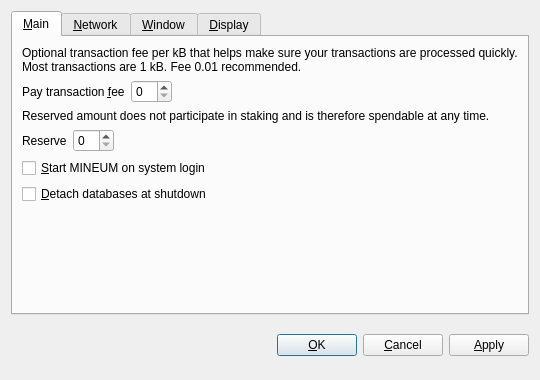
<?xml version="1.0" encoding="UTF-8"?>
<ui version="4.0">
 <class>OptionsDialog</class>
 <widget class="QDialog" name="OptionsDialog">
  <property name="geometry">
   <rect>
    <x>0</x>
    <y>0</y>
    <width>540</width>
    <height>380</height>
   </rect>
  </property>
  <property name="windowTitle">
   <string>Options</string>
  </property>
  <property name="modal">
   <bool>true</bool>
  </property>
  <layout class="QVBoxLayout" name="verticalLayout">
   <item>
    <widget class="QTabWidget" name="tabWidget">
     <property name="tabPosition">
      <enum>QTabWidget::North</enum>
     </property>
     <property name="currentIndex">
      <number>0</number>
     </property>
     <widget class="QWidget" name="tabMain">
      <attribute name="title">
       <string>&amp;Main</string>
      </attribute>
      <layout class="QVBoxLayout" name="verticalLayout_Main">
       <item>
        <widget class="QLabel" name="transactionFeeInfoLabel">
         <property name="text">
          <string>Optional transaction fee per kB that helps make sure your transactions are processed quickly. Most transactions are 1 kB. Fee 0.01 recommended.</string>
         </property>
         <property name="textFormat">
          <enum>Qt::PlainText</enum>
         </property>
         <property name="wordWrap">
          <bool>true</bool>
         </property>
        </widget>
       </item>
       <item>
        <layout class="QHBoxLayout" name="horizontalLayoutFee">
         <item>
          <widget class="QLabel" name="transactionFeeLabel">
           <property name="text">
            <string>Pay transaction &amp;fee</string>
           </property>
           <property name="textFormat">
            <enum>Qt::PlainText</enum>
           </property>
           <property name="buddy">
            <cstring>transactionFee</cstring>
           </property>
          </widget>
         </item>
         <item>
          <widget class="BitcoinAmountField" name="transactionFee"/>
         </item>
         <item>
          <spacer name="horizontalSpacerFee">
           <property name="orientation">
            <enum>Qt::Horizontal</enum>
           </property>
           <property name="sizeHint" stdset="0">
            <size>
             <width>40</width>
             <height>20</height>
            </size>
           </property>
          </spacer>
         </item>
        </layout>
       </item>
       <item>
        <widget class="QLabel" name="reserveBalanceInfoLabel">
         <property name="text">
          <string>Reserved amount does not participate in staking and is therefore spendable at any time.</string>
         </property>
         <property name="textFormat">
          <enum>Qt::PlainText</enum>
         </property>
         <property name="wordWrap">
          <bool>true</bool>
         </property>
        </widget>
       </item>
       <item>
        <layout class="QHBoxLayout" name="horizontalLayoutReserveBalance">
         <item>
          <widget class="QLabel" name="reserveBalanceLabel">
           <property name="text">
            <string>Reserve</string>
           </property>
           <property name="textFormat">
            <enum>Qt::PlainText</enum>
           </property>
           <property name="buddy">
            <cstring>reserveBalance</cstring>
           </property>
          </widget>
         </item>
         <item>
          <widget class="BitcoinAmountField" name="reserveBalance"/>
         </item>
         <item>
          <spacer name="horizontalSpacerReserveBalance">
           <property name="orientation">
            <enum>Qt::Horizontal</enum>
           </property>
           <property name="sizeHint" stdset="0">
            <size>
             <width>40</width>
             <height>20</height>
            </size>
           </property>
          </spacer>
         </item>
        </layout>
       </item>
       <item>
        <widget class="QCheckBox" name="bitcoinAtStartup">
         <property name="toolTip">
          <string>Automatically start MINEUM after logging in to the system.</string>
         </property>
         <property name="text">
          <string>&amp;Start MINEUM on system login</string>
         </property>
        </widget>
       </item>
       <item>
        <widget class="QCheckBox" name="detachDatabases">
         <property name="toolTip">
          <string>Detach block and address databases at shutdown. This means they can be moved to another data directory, but it slows down shutdown. The wallet is always detached.</string>
         </property>
         <property name="text">
          <string>&amp;Detach databases at shutdown</string>
         </property>
        </widget>
       </item>
       <item>
        <spacer name="verticalSpacer_Main">
         <property name="orientation">
          <enum>Qt::Vertical</enum>
         </property>
         <property name="sizeHint" stdset="0">
          <size>
           <width>20</width>
           <height>40</height>
          </size>
         </property>
        </spacer>
       </item>
      </layout>
     </widget>
     <widget class="QWidget" name="tabNetwork">
      <attribute name="title">
       <string>&amp;Network</string>
      </attribute>
      <layout class="QVBoxLayout" name="verticalLayout_Network">
       <item>
        <widget class="QCheckBox" name="mapPortUpnp">
         <property name="toolTip">
          <string>Automatically open the MINEUM client port on the router. This only works when your router supports UPnP and it is enabled.</string>
         </property>
         <property name="text">
          <string>Map port using &amp;UPnP</string>
         </property>
        </widget>
       </item>
       <item>
        <widget class="QCheckBox" name="connectSocks">
         <property name="toolTip">
          <string>Connect to the MINEUM network through a SOCKS proxy (e.g. when connecting through Tor).</string>
         </property>
         <property name="text">
          <string>&amp;Connect through SOCKS proxy:</string>
         </property>
        </widget>
       </item>
       <item>
        <layout class="QHBoxLayout" name="horizontalLayout_Network">
         <item>
          <widget class="QLabel" name="proxyIpLabel">
           <property name="text">
            <string>Proxy &amp;IP:</string>
           </property>
           <property name="textFormat">
            <enum>Qt::PlainText</enum>
           </property>
           <property name="buddy">
            <cstring>proxyIp</cstring>
           </property>
          </widget>
         </item>
         <item>
          <widget class="QValidatedLineEdit" name="proxyIp">
           <property name="maximumSize">
            <size>
             <width>140</width>
             <height>16777215</height>
            </size>
           </property>
           <property name="toolTip">
            <string>IP address of the proxy (e.g. 127.0.0.1)</string>
           </property>
          </widget>
         </item>
         <item>
          <widget class="QLabel" name="proxyPortLabel">
           <property name="text">
            <string>&amp;Port:</string>
           </property>
           <property name="textFormat">
            <enum>Qt::PlainText</enum>
           </property>
           <property name="buddy">
            <cstring>proxyPort</cstring>
           </property>
          </widget>
         </item>
         <item>
          <widget class="QLineEdit" name="proxyPort">
           <property name="maximumSize">
            <size>
             <width>55</width>
             <height>16777215</height>
            </size>
           </property>
           <property name="toolTip">
            <string>Port of the proxy (e.g. 9050)</string>
           </property>
          </widget>
         </item>
         <item>
          <widget class="QLabel" name="socksVersionLabel">
           <property name="text">
            <string>SOCKS &amp;Version:</string>
           </property>
           <property name="textFormat">
            <enum>Qt::PlainText</enum>
           </property>
           <property name="buddy">
            <cstring>socksVersion</cstring>
           </property>
          </widget>
         </item>
         <item>
          <widget class="QValueComboBox" name="socksVersion">
           <property name="toolTip">
            <string>SOCKS version of the proxy (e.g. 5)</string>
           </property>
          </widget>
         </item>
         <item>
          <spacer name="horizontalSpacer_Network">
           <property name="orientation">
            <enum>Qt::Horizontal</enum>
           </property>
           <property name="sizeHint" stdset="0">
            <size>
             <width>40</width>
             <height>20</height>
            </size>
           </property>
          </spacer>
         </item>
        </layout>
       </item>
       <item>
        <spacer name="verticalSpacer_Network">
         <property name="orientation">
          <enum>Qt::Vertical</enum>
         </property>
         <property name="sizeHint" stdset="0">
          <size>
           <width>20</width>
           <height>40</height>
          </size>
         </property>
        </spacer>
       </item>
      </layout>
     </widget>
     <widget class="QWidget" name="tabWindow">
      <attribute name="title">
       <string>&amp;Window</string>
      </attribute>
      <layout class="QVBoxLayout" name="verticalLayout_Window">
       <item>
        <widget class="QCheckBox" name="minimizeToTray">
         <property name="toolTip">
          <string>Show only a tray icon after minimizing the window.</string>
         </property>
         <property name="text">
          <string>&amp;Minimize to the tray instead of the taskbar</string>
         </property>
        </widget>
       </item>
       <item>
        <widget class="QCheckBox" name="minimizeOnClose">
         <property name="toolTip">
          <string>Minimize instead of exit the application when the window is closed. When this option is enabled, the application will be closed only after selecting Quit in the menu.</string>
         </property>
         <property name="text">
          <string>M&amp;inimize on close</string>
         </property>
        </widget>
       </item>
       <item>
        <spacer name="verticalSpacer_Window">
         <property name="orientation">
          <enum>Qt::Vertical</enum>
         </property>
         <property name="sizeHint" stdset="0">
          <size>
           <width>20</width>
           <height>40</height>
          </size>
         </property>
        </spacer>
       </item>
      </layout>
     </widget>
     <widget class="QWidget" name="tabDisplay">
      <attribute name="title">
       <string>&amp;Display</string>
      </attribute>
      <layout class="QVBoxLayout" name="verticalLayout_Display">
       <item>
        <layout class="QHBoxLayout" name="horizontalLayout_1_Display">
         <item>
          <widget class="QLabel" name="langLabel">
           <property name="text">
            <string>User Interface &amp;language:</string>
           </property>
           <property name="textFormat">
            <enum>Qt::PlainText</enum>
           </property>
           <property name="buddy">
            <cstring>lang</cstring>
           </property>
          </widget>
         </item>
         <item>
          <widget class="QValueComboBox" name="lang">
           <property name="toolTip">
            <string>The user interface language can be set here. This setting will take effect after restarting MINEUM.</string>
           </property>
          </widget>
         </item>
        </layout>
       </item>
       <item>
        <layout class="QHBoxLayout" name="horizontalLayout_2_Display">
         <item>
          <widget class="QLabel" name="unitLabel">
           <property name="text">
            <string>&amp;Unit to show amounts in:</string>
           </property>
           <property name="textFormat">
            <enum>Qt::PlainText</enum>
           </property>
           <property name="buddy">
            <cstring>unit</cstring>
           </property>
          </widget>
         </item>
         <item>
          <widget class="QValueComboBox" name="unit">
           <property name="toolTip">
            <string>Choose the default subdivision unit to show in the interface and when sending coins.</string>
           </property>
          </widget>
         </item>
        </layout>
       </item>
       <item>
        <widget class="QCheckBox" name="displayAddresses">
         <property name="toolTip">
          <string>Whether to show MINEUM addresses in the transaction list or not.</string>
         </property>
         <property name="text">
          <string>&amp;Display addresses in transaction list</string>
         </property>
        </widget>
       </item>
       <item>
        <widget class="QCheckBox" name="coinControlFeatures">
         <property name="toolTip">
          <string>Whether to show coin control features or not.</string>
         </property>
         <property name="text">
          <string>Display coin &amp;control features (experts only!)</string>
         </property>
        </widget>
       </item>
       <item>
        <spacer name="verticalSpacer_Display">
         <property name="orientation">
          <enum>Qt::Vertical</enum>
         </property>
         <property name="sizeHint" stdset="0">
          <size>
           <width>20</width>
           <height>40</height>
          </size>
         </property>
        </spacer>
       </item>
      </layout>
     </widget>
    </widget>
   </item>
   <item>
    <layout class="QHBoxLayout" name="horizontalLayout_Buttons">
     <item>
      <spacer name="horizontalSpacer_1">
       <property name="orientation">
        <enum>Qt::Horizontal</enum>
       </property>
       <property name="sizeHint" stdset="0">
        <size>
         <width>40</width>
         <height>48</height>
        </size>
       </property>
      </spacer>
     </item>
     <item>
      <widget class="QLabel" name="statusLabel">
       <property name="font">
        <font>
         <weight>75</weight>
         <bold>true</bold>
        </font>
       </property>
       <property name="text">
        <string/>
       </property>
       <property name="textFormat">
        <enum>Qt::PlainText</enum>
       </property>
       <property name="wordWrap">
        <bool>true</bool>
       </property>
      </widget>
     </item>
     <item>
      <spacer name="horizontalSpacer_2">
       <property name="orientation">
        <enum>Qt::Horizontal</enum>
       </property>
       <property name="sizeHint" stdset="0">
        <size>
         <width>40</width>
         <height>48</height>
        </size>
       </property>
      </spacer>
     </item>
     <item>
      <widget class="QPushButton" name="okButton">
       <property name="text">
        <string>&amp;OK</string>
       </property>
      </widget>
     </item>
     <item>
      <widget class="QPushButton" name="cancelButton">
       <property name="text">
        <string>&amp;Cancel</string>
       </property>
       <property name="autoDefault">
        <bool>false</bool>
       </property>
      </widget>
     </item>
     <item>
      <widget class="QPushButton" name="applyButton">
       <property name="text">
        <string>&amp;Apply</string>
       </property>
       <property name="autoDefault">
        <bool>false</bool>
       </property>
      </widget>
     </item>
    </layout>
   </item>
  </layout>
 </widget>
 <customwidgets>
  <customwidget>
   <class>BitcoinAmountField</class>
   <extends>QSpinBox</extends>
   <header>bitcoinamountfield.h</header>
  </customwidget>
  <customwidget>
   <class>QValueComboBox</class>
   <extends>QComboBox</extends>
   <header>qvaluecombobox.h</header>
  </customwidget>
  <customwidget>
   <class>QValidatedLineEdit</class>
   <extends>QLineEdit</extends>
   <header>qvalidatedlineedit.h</header>
  </customwidget>
 </customwidgets>
 <resources/>
 <connections/>
</ui>
